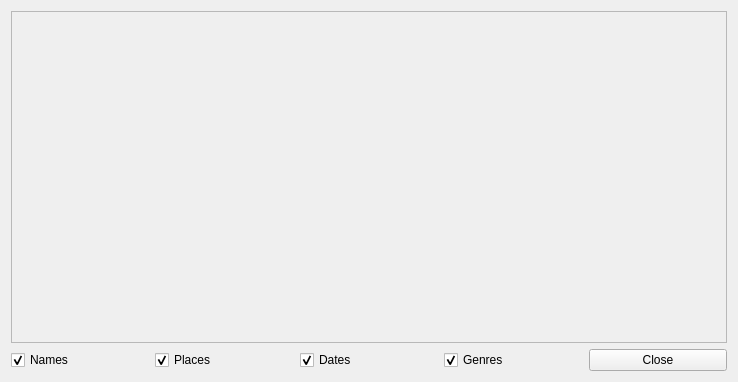
<?xml version="1.0" encoding="UTF-8"?>
<ui version="4.0">
 <class>problemFinder</class>
 <widget class="QWidget" name="problemFinder">
  <property name="geometry">
   <rect>
    <x>0</x>
    <y>0</y>
    <width>738</width>
    <height>382</height>
   </rect>
  </property>
  <property name="windowTitle">
   <string>Form</string>
  </property>
  <layout class="QVBoxLayout" name="verticalLayout">
   <item>
    <widget class="QScrollArea" name="uiScrollArea">
     <property name="widgetResizable">
      <bool>true</bool>
     </property>
     <widget class="QWidget" name="uiErrors">
      <property name="geometry">
       <rect>
        <x>0</x>
        <y>0</y>
        <width>710</width>
        <height>309</height>
       </rect>
      </property>
     </widget>
    </widget>
   </item>
   <item>
    <layout class="QHBoxLayout" name="horizontalLayout_2">
     <item>
      <widget class="QCheckBox" name="uiNames">
       <property name="text">
        <string>Names</string>
       </property>
       <property name="checked">
        <bool>true</bool>
       </property>
      </widget>
     </item>
     <item>
      <widget class="QCheckBox" name="uiPlaces">
       <property name="text">
        <string>Places</string>
       </property>
       <property name="checked">
        <bool>true</bool>
       </property>
      </widget>
     </item>
     <item>
      <widget class="QCheckBox" name="uiDates">
       <property name="text">
        <string>Dates</string>
       </property>
       <property name="checked">
        <bool>true</bool>
       </property>
      </widget>
     </item>
     <item>
      <widget class="QCheckBox" name="uiGenres">
       <property name="text">
        <string>Genres</string>
       </property>
       <property name="checked">
        <bool>true</bool>
       </property>
      </widget>
     </item>
     <item>
      <widget class="QPushButton" name="uiClose">
       <property name="text">
        <string>Close</string>
       </property>
      </widget>
     </item>
    </layout>
   </item>
  </layout>
 </widget>
 <resources/>
 <connections/>
</ui>
